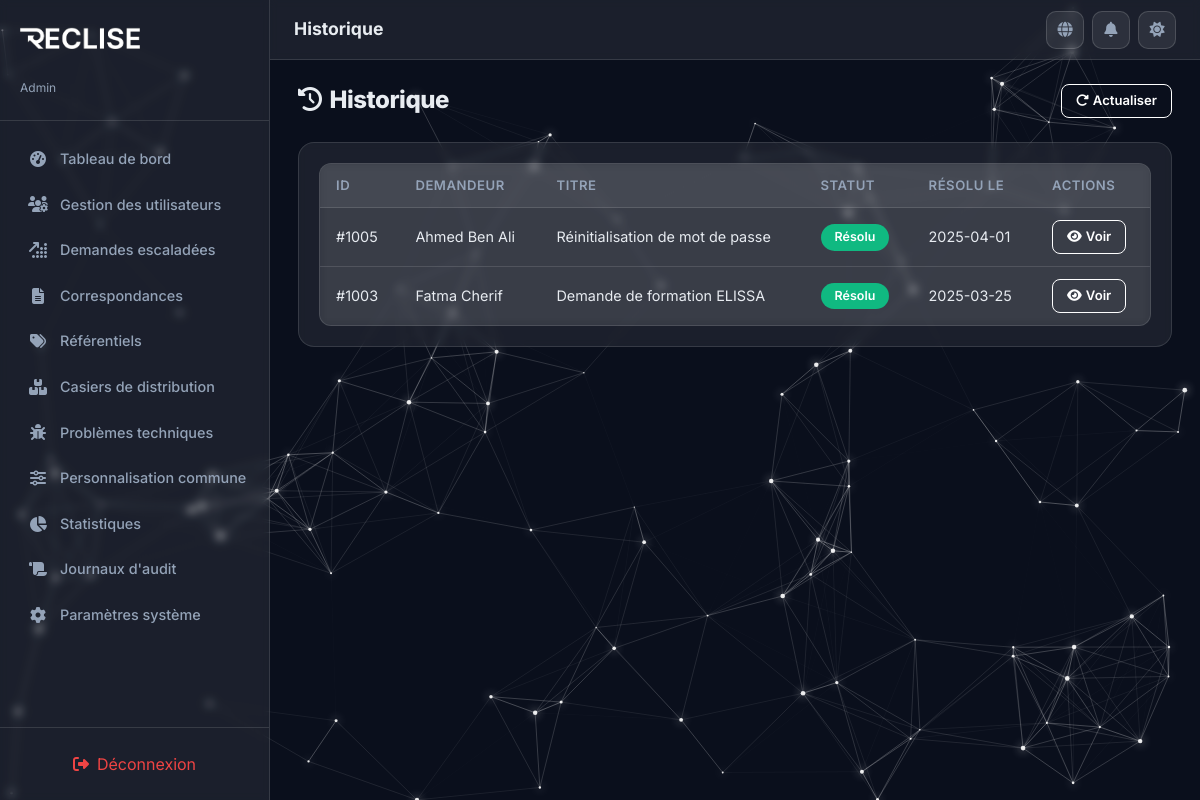
/PhtP/support/history.php (signed in), run on the app's committed database.
### tables this page shows
CREATE TABLE IF NOT EXISTS requests (
  id                INT AUTO_INCREMENT PRIMARY KEY,
  user_id           INT           NOT NULL,
  type              ENUM('request', 'complaint') NOT NULL DEFAULT 'request',
  title             VARCHAR(255)  NOT NULL,
  description       TEXT          NOT NULL,
  category          ENUM('technical', 'access', 'training') NOT NULL DEFAULT 'technical',
  priority          ENUM('low', 'medium', 'high') NOT NULL DEFAULT 'medium',
  status            ENUM('new', 'in_progress', 'resolved', 'escalated', 'closed') NOT NULL DEFAULT 'new',
  assigned_to       INT           DEFAULT NULL,
  escalated_to_admin TINYINT(1)   NOT NULL DEFAULT 0,
  request_from      ENUM('user', 'support') NOT NULL DEFAULT 'user',
  support_response  TEXT          DEFAULT NULL,
  closure_motive    VARCHAR(255)  DEFAULT NULL,
  created_at        DATETIME      NOT NULL DEFAULT CURRENT_TIMESTAMP,
  updated_at        DATETIME      NOT NULL DEFAULT CURRENT_TIMESTAMP ON UPDATE CURRENT_TIMESTAMP,

  CONSTRAINT fk_requests_user      FOREIGN KEY (user_id)     REFERENCES users(id) ON DELETE CASCADE,
  CONSTRAINT fk_requests_assigned  FOREIGN KEY (assigned_to) REFERENCES users(id) ON DELETE SET NULL
);

CREATE TABLE IF NOT EXISTS users (
  id            INT AUTO_INCREMENT PRIMARY KEY,
  email         VARCHAR(255)  NOT NULL UNIQUE,
  password_hash VARCHAR(255)  NOT NULL DEFAULT '',
  full_name     VARCHAR(255)  NOT NULL,
  role          ENUM('user', 'support', 'admin') NOT NULL DEFAULT 'user',
  phone         VARCHAR(50)   DEFAULT NULL,
  department    VARCHAR(100)  DEFAULT NULL,
  status        ENUM('active', 'inactive') NOT NULL DEFAULT 'active',
  avatar        VARCHAR(10)   DEFAULT NULL,
  joined_at     DATETIME      NOT NULL DEFAULT CURRENT_TIMESTAMP,
  updated_at    DATETIME      NOT NULL DEFAULT CURRENT_TIMESTAMP ON UPDATE CURRENT_TIMESTAMP
);

### PhtP/includes/i18n.php (called while the page is built, shortened)
<?php
function get_translations($lang = 'fr') {
    return $translations[$lang] ?? $translations['fr'];
}
function t($key, $lang = null) {
    if ($lang === null) {
        $lang = $_SESSION['lang'] ?? 'fr';
    }
    $translations = get_translations($lang);
    return $translations[$key] ?? $key;
}
?>

### PhtP/includes/functions.php (called while the page is built, shortened)
<?php
function to_camel($row) {
    $result = [];
    foreach ($row as $key => $value) {
        $camel = preg_replace_callback('/_([a-z])/', function ($m) {
            return strtoupper($m[1]);
        }, $key);
        $result[$camel] = $value;
    }
    return $result;
}
function to_camel_all($rows) {
    return array_map('to_camel', $rows);
}

### PhtP/support/history.php (the view, shortened to what this page needs)
<?php
require_once '../includes/header.php';
$history = to_camel_all($pdo->query("SELECT r.*, u.full_name AS requesterName
    FROM requests r
    LEFT JOIN users u ON r.user_id = u.id
    WHERE r.status = 'resolved' OR r.status = 'closed'
    ORDER BY r.created_at DESC")->fetchAll());
?>
<div class="section-header">
  <h2><i class="fas fa-clock-rotate-left me-2"></i><?php echo t('history'); ?></h2>
  <button class="btn btn-outline-neon btn-sm" onclick="RecLise.renderContent('history')">
    <i class="fas fa-rotate-right me-1"></i><?php echo t('refresh'); ?>
  </button>
</div>
<?php if (empty($history)): ?>
  <p class="text-secondary text-center p-4"><?php echo t('noResults'); ?></p>
<?php else: ?>
  <div class="glass-card" style="padding:20px;">
    <table class="table-glass">
      <thead>
        <tr>
          <th><?php echo t('id'); ?></th>
          <th><?php echo t('requester'); ?></th>
          <th><?php echo t('title'); ?></th>
          <th><?php echo t('status'); ?></th>
          <th><?php echo t('resolvedAt'); ?></th>
          <th><?php echo t('actions'); ?></th>
        </tr>
      </thead>
      <tbody>
        <?php foreach ($history as $req): ?>
          <tr>
            <td>#<?= $req['id'] ?></td>
            <td><?= htmlspecialchars($req['requesterName'] ?? 'N/A') ?></td>
            <td><?= htmlspecialchars($req['title']) ?></td>
            <td><span class="status-pill status-<?= $req['status'] ?>"><?php echo t('status' . ucfirst($req['status'])); ?></span></td>
            <td><?= ($req['updatedAt'] ?? null) ? date('Y-m-d', strtotime($req['updatedAt'])) : 'N/A' ?></td>
            <td>
              <button class="btn btn-outline-neon btn-sm" onclick="RecLise.viewRequestDetail(<?= $req['id'] ?>)">
                <i class="fas fa-eye me-1"></i><?php echo t('view'); ?>
              </button>
            </td>
          </tr>
        <?php endforeach; ?>
      </tbody>
    </table>
  </div>
<?php endif; ?>
<?php require_once '../includes/footer.php'; ?>

### PhtP/assets/css/styles.css (style rules this page uses)
:root { --primary-dark: #0A0F1C; --primary-light: #F5F8FA; --brand-accent: #ffffff; --neon-accent: #ffffff; --success: #10B981; --warning: #F59E0B; --danger: #EF4444; --info: #ffffff; --icon-color: #E2E0FF; --glass-bg: rgba(255, 255, 255, 0.07); --glass-border: rgba(255, 255, 255, 0.12); --text-primary: #E8ECF1; --text-secondary: #94A3B8; --sidebar-width: 270px; --topbar-height: 60px; --body-bg: #0A0F1C; --card-bg: rgba(255, 255, 255, 0.07); --card-border: rgba(255, 255, 255, 0.12); --input-bg: rgba(255, 255, 255, 0.08); --input-border: rgba(255, 255, 255, 0.15); --input-text: #E8ECF1; --modal-bg: rgba(15, 20, 40, 0.95); --shadow-glow: 0 0 15px rgba(255, 255, 255, 0.1); --table-hover: rgba(255, 255, 255, 0.05); --toast-bg: rgba(15, 20, 40, 0.92); --focus-glow: rgba(255, 255, 255, 0.25); --focus-border: #ffffff; --brand-accent-rgb: 255, 255, 255; --btn-bg: #ffffff; --btn-text: #0A0F1C; --btn-border: #ffffff; --btn-hover-bg: transparent; --btn-hover-text: #025C84; }
*, *::before, *::after { box-sizing: border-box; margin: 0; padding: 0; }
body { font-family: 'Inter', sans-serif; font-weight: 400; background: transparent; color: var(--text-primary); min-height: 100vh; overflow-x: hidden; transition: background 0.4s ease, color 0.3s ease; }
body, p, span, div, label, a, button, input, select, textarea, option, td, th, li, h1, h2, h3, h4, h5, h6, small, strong, em, b, i { font-family: 'Inter', sans-serif; }
h1, h2, h3, h4, h5, h6 { font-family: 'Inter', sans-serif; font-weight: 800; letter-spacing: -0.02em; }
.glass-card { background: var(--card-bg); -webkit-backdrop-filter: blur(4px); backdrop-filter: blur(4px); border: 1px solid var(--card-border); border-radius: 16px; padding: 24px; transition: all 0.3s ease; }
.btn-outline-neon { background: transparent; border: 1px solid var(--neon-accent); color: var(--neon-accent); border-radius: 10px; padding: 8px 20px; font-weight: 600; font-size: 0.88rem; transition: all 0.3s; cursor: pointer; }
.btn-sm { padding: 6px 14px !important; font-size: 0.82rem !important; border-radius: 8px !important; }
.status-pill { display: inline-block; padding: 4px 14px; border-radius: 20px; font-size: 0.78rem; font-weight: 600; text-transform: capitalize; }
.status-resolved { background: #10B981; color: #fff; }
.table-glass { width: 100%; border-collapse: separate; border-spacing: 0; background: var(--glass-bg); -webkit-backdrop-filter: blur(4px); backdrop-filter: blur(4px); border-radius: 12px; overflow: hidden; border: 1px solid var(--glass-border); }
.table-glass thead th { background: rgba(var(--brand-accent-rgb), 0.06); padding: 12px 16px; font-size: 0.82rem; font-weight: 600; text-transform: uppercase; letter-spacing: 0.04em; color: var(--text-secondary); border-bottom: 1px solid var(--glass-border); white-space: nowrap; }
.table-glass tbody td { padding: 12px 16px; font-size: 0.9rem; border-bottom: 1px solid var(--glass-border); vertical-align: middle; }
.table-glass tbody tr:last-child td { border-bottom: none; }
.section-header { display: flex; align-items: center; justify-content: space-between; margin-bottom: 24px; flex-wrap: wrap; gap: 12px; }
.section-header h2 { font-size: 1.5rem; margin: 0; }

### data on the page
requests: id "1005", user.full_name "Ahmed Ben Ali", title "Réinitialisation de mot de passe", status "Résolu", updated_at "2025-04-01"
requests: id "1003", user.full_name "Fatma Cherif", title "Demande de formation ELISSA", status "Résolu", updated_at "2025-03-25"

### other printed values
$roleLabels[$_SESSION['role']] "Admin"
t($item['label']) "Tableau de bord"
t($item['label']) "Gestion des utilisateurs"
t($item['label']) "Demandes escaladées"
t($item['label']) "Correspondances"
t($item['label']) "Référentiels"
t($item['label']) "Casiers de distribution"
t($item['label']) "Problèmes techniques"
t($item['label']) "Personnalisation commune"
t($item['label']) "Statistiques"
t($item['label']) "Journaux d'audit"
t($item['label']) "Paramètres système"
t('logout') "Déconnexion"
t($currentView ?? 'dashboard') "Historique"
t('history') "Historique"
